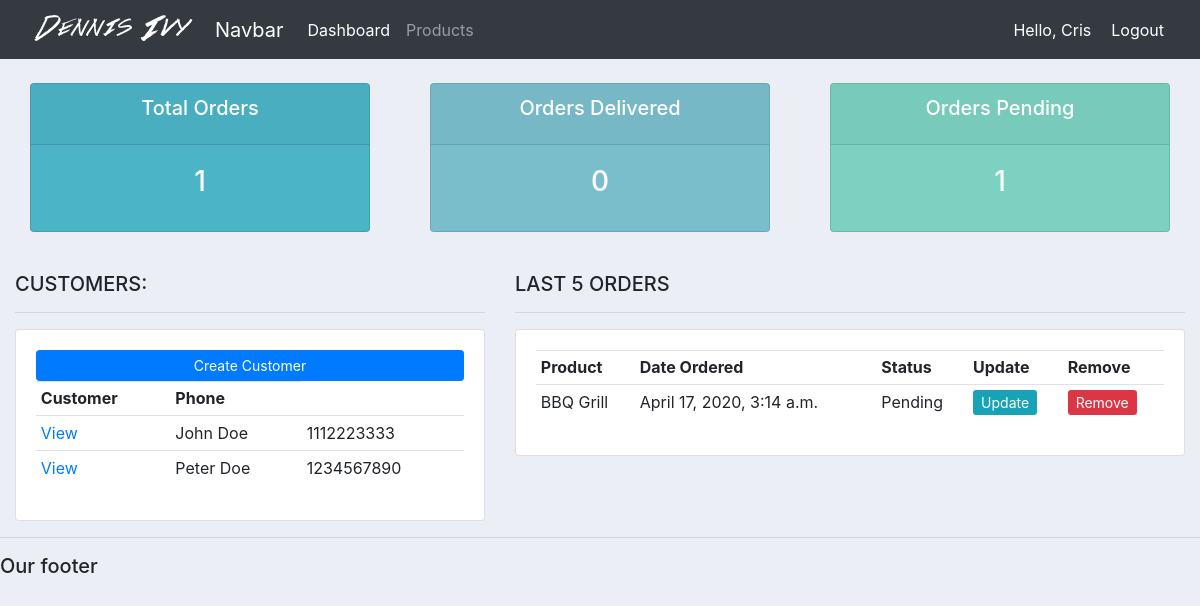
The app's page / (signed in), older data.
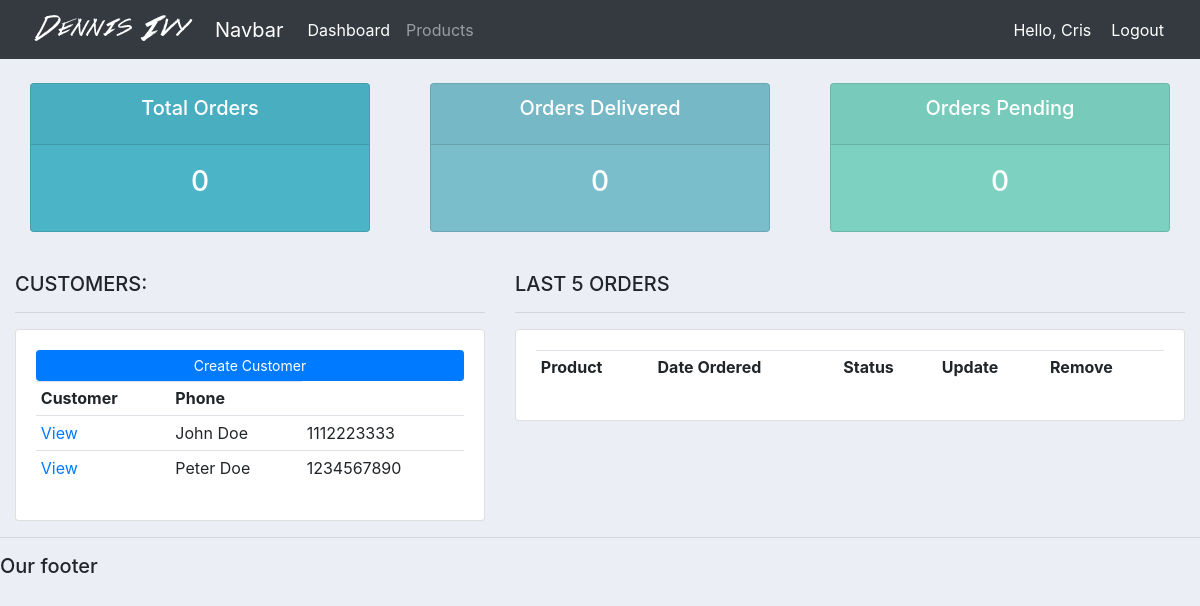
The same page, newer data.
### accounts/models.py (models this page shows, shortened)
class Customer(models.Model):
    name = models.CharField(max_length=200)
    phone = models.CharField(max_length=200)
    email = models.CharField(max_length=200)
    date_created = models.DateTimeField(auto_now_add=True, null=True)

class Order(models.Model):
    STATUS = (
        ('Pending', 'Pending'),
        ('Out for delivery', 'Out for delivery'),
        ('Delivered', 'Delivered'),
    )
    customer = models.ForeignKey(Customer, null=True, on_delete= models.SET_NULL)
    product = models.ForeignKey(Product, null=True, on_delete=models.SET_NULL)
    date_created = models.DateTimeField(auto_now_add=True, null=True)
    status = models.CharField(max_length=200, null=True, choices=STATUS)
    note = models.CharField(max_length=1000, null=True)

class Product(models.Model):
    CATEGORY = (
        ('Indoor', 'Indoor'),
        ('Out Door', 'Out Door'),
    )
    name = models.CharField(max_length=200, null=True)
    price = models.FloatField(null=True)
    category = models.CharField(max_length=200, null=True, choices=CATEGORY)
    description = models.CharField(max_length=200, null=True, blank=True)
    date_created = models.DateTimeField(auto_now_add=True, null=True)
    tags = models.ManyToManyField(Tag)
    def __str__(self):
        return self.name

### accounts/views.py (the view)
# urls.py: path('', views.home, name="home"),
@login_required(login_url='login')
def home(request):
    orders = Order.objects.all()
    customers = Customer.objects.all()
    total_customers = customers.count()
    total_orders = orders.count()
    delivered = orders.filter(status='Delivered').count()
    pending = orders.filter(status='Pending').count()
    context = {'orders': orders, 'customers': customers,
               'total_orders': total_orders, 'delivered': delivered, 'pending': pending}
    return render(request, 'accounts/dashboard.html', context)

### accounts/templates/accounts/dashboard.html
{%  extends 'accounts/main.html' %}
{% block content %}
{%  include 'accounts/status.html' %}
<br>
<div class="row">
	<div class="col-md-5">
		<h5>CUSTOMERS:</h5>
		<hr>
		<div class="card card-body">
			<a class="btn btn-primary  btn-sm btn-block" href="">Create Customer</a>
			<table class="table table-sm">
				<tr>
					<th>Customer</th>
					<th>Phone</th>
				</tr>
				{% for customer in customers %}
					<tr>
						<td><a href="{% url 'customer' customer.id %}">View</a></td>
						<td>{{customer.name}}</td>
						<td>{{customer.phone}}</td>
					</tr>
				{% endfor %}
			</table>
		</div>
	</div>
	<div class="col-md-7">
		<h5>LAST 5 ORDERS</h5>
		<hr>
		<div class="card card-body">
			<table class="table table-sm">
				<tr>
					<th>Product</th>
					<th>Date Ordered</th>
					<th>Status</th>
					<th>Update</th>
					<th>Remove</th>
				</tr>
				{% for order in orders %}
				<tr>
					<td>{{order.product}}</td>
					<td>{{order.date_created}}</td>
					<td>{{order.status}}</td>
					<td><a class="btn-sm btn-info" href="{% url 'update_order' order.id %}">Update</a></td>
					<td><a class="btn-sm btn-danger" href="{% url 'delete_order' order.id %}"=>Remove</a></td>
				</tr>
			{% endfor %}
			</table>
		</div>
	</div>
</div>
{% endblock %}

Row changes from the older to the newer data that the page shows:
removed Order: product "BBQ Grill", date_created "April 17, 2020, 3:14 a.m.", status "Pending"
Text that changed along with them:
{{ total_orders }}: "1" → "0"
{{ pending }}: "1" → "0"
